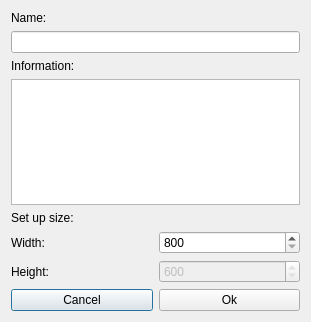
<?xml version="1.0" encoding="UTF-8"?>
<ui version="4.0">
 <class>DialogNewMap</class>
 <widget class="QDialog" name="DialogNewMap">
  <property name="geometry">
   <rect>
    <x>0</x>
    <y>0</y>
    <width>311</width>
    <height>322</height>
   </rect>
  </property>
  <property name="contextMenuPolicy">
   <enum>Qt::DefaultContextMenu</enum>
  </property>
  <property name="windowTitle">
   <string>New Map</string>
  </property>
  <property name="modal">
   <bool>true</bool>
  </property>
  <layout class="QVBoxLayout" name="verticalLayout">
   <item>
    <widget class="QLabel" name="label_4">
     <property name="text">
      <string>Name:</string>
     </property>
    </widget>
   </item>
   <item>
    <widget class="QLineEdit" name="lineEditName"/>
   </item>
   <item>
    <widget class="QLabel" name="label_5">
     <property name="text">
      <string>Information:</string>
     </property>
    </widget>
   </item>
   <item>
    <widget class="QPlainTextEdit" name="plainTextEdit"/>
   </item>
   <item>
    <widget class="QLabel" name="label">
     <property name="text">
      <string>Set up size:</string>
     </property>
    </widget>
   </item>
   <item>
    <layout class="QHBoxLayout" name="horizontalLayout_2">
     <item>
      <widget class="QLabel" name="label_2">
       <property name="text">
        <string>Width:</string>
       </property>
      </widget>
     </item>
     <item>
      <widget class="QSpinBox" name="spinBoxWidth">
       <property name="minimum">
        <number>800</number>
       </property>
       <property name="maximum">
        <number>10000</number>
       </property>
       <property name="singleStep">
        <number>10</number>
       </property>
      </widget>
     </item>
    </layout>
   </item>
   <item>
    <layout class="QHBoxLayout" name="horizontalLayout_3">
     <item>
      <widget class="QLabel" name="label_3">
       <property name="text">
        <string>Height:</string>
       </property>
      </widget>
     </item>
     <item>
      <widget class="QSpinBox" name="spinBoxHeight">
       <property name="enabled">
        <bool>false</bool>
       </property>
       <property name="minimum">
        <number>600</number>
       </property>
      </widget>
     </item>
    </layout>
   </item>
   <item>
    <layout class="QHBoxLayout" name="horizontalLayout">
     <item>
      <widget class="QPushButton" name="pushButtonCancel">
       <property name="text">
        <string>Cancel</string>
       </property>
      </widget>
     </item>
     <item>
      <widget class="QPushButton" name="pushButtonOk">
       <property name="text">
        <string>Ok</string>
       </property>
      </widget>
     </item>
    </layout>
   </item>
  </layout>
 </widget>
 <resources/>
 <connections/>
</ui>
